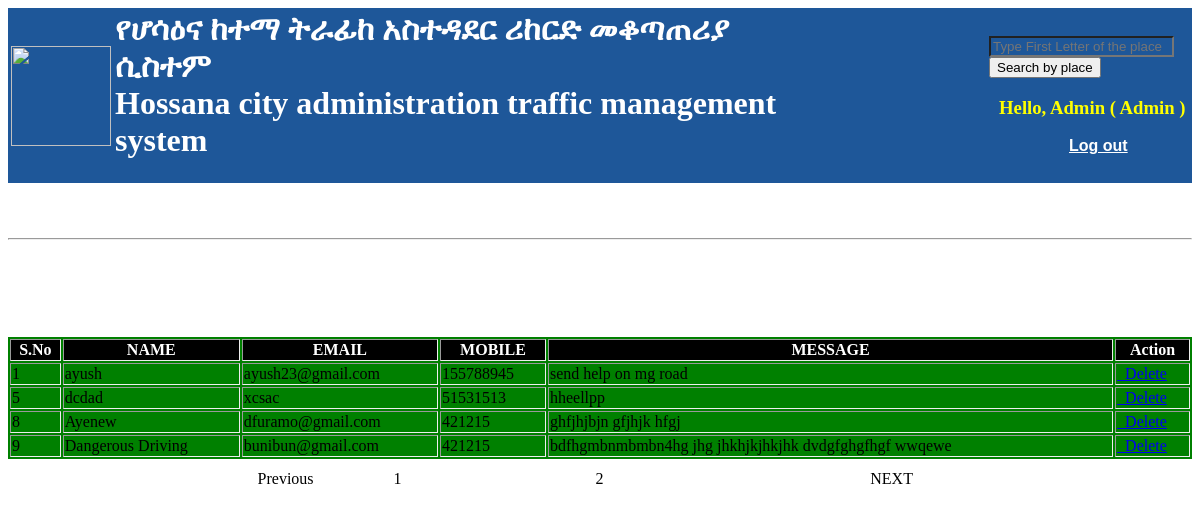
The app's page /help1.php (signed in) with its own data.
### tables this page shows
CREATE TABLE `help` (
  `name` varchar(200) NOT NULL,
  `id` int(100) NOT NULL,
  `email` varchar(200) NOT NULL,
  `mob` varchar(200) NOT NULL,
  `msg` varchar(200) NOT NULL
);

### help1.php (the view, shortened to what this page needs)
<?php
if(!(isset($_SESSION['log_user'])))
			{
				header("location:check.php");
			}
			else
			{
					?>
<html>
<head>
<link rel="stylesheet" href="styles.css" type="text/css" />
</head>
<body>
<?php
include("menu.php");
?>
	<center>
	<h2>Latest Help</h2>
	<hr>
	<h4>Contect Request</h4>
	<div class="row">
 <br><br>
	<table border="1" width="100%">
		<tr>
			<th>S.No</th>
			<th>NAME</th>
			<th>EMAIL</th>
			<th>MOBILE</th>
			<th>MESSAGE</th>
			<th>Action</th>
		</tr>
	<?php
$limit = 4;
    if (isset($_GET["page"] ))
        {
        $page  = $_GET["page"];
        }
    else
       {
        $page=1;
       };
$record_index= ($page-1) * $limit;
$sql = "SELECT * FROM help LIMIT $record_index, $limit";
   $retval = mysqli_query($con, $sql);
   if (mysqli_num_rows($retval) > 0) {
         while($row = mysqli_fetch_assoc($retval)) {
        echo '<tr>';
                            echo '<td>'. $row['id'] . '</td>';
                            echo '<td>'. $row['name'] . '</td>';
                            echo '<td>'. $row['email'] . '</td>';
                            echo '<td>'. $row['mob'] . '</td>';
                            echo '<td>'. $row['msg'] . '</td>';
							echo '<td>'. "<a class='btn btn-danger' href=delete_help.php?id=".$row["id"].">&nbsp;&nbsp;Delete</a><br></td></tr>";
     }
}
    else {
    echo "There is no data found!!!";
}
 echo "</table>";
	$sql = "SELECT COUNT(*) FROM help";
$retval1 = mysqli_query($con, $sql);
$row = mysqli_fetch_row($retval1);
$total_records = $row[0];
$total_pages = ceil($total_records / $limit);
   echo "<ul style='margin-left:15%;'>";
   echo "<li><a  href='help1.php?page=".($page-1)."'>Previous</a></li>";
for ($i=1; $i<=$total_pages; $i++) {
    echo "<li><a style='width:10%;' href='help1.php?page=".$i."'>".$i."</a></li>";
};  echo "<li><a href='help1.php?page=".($page+1)."'>NEXT</a></li>";
   echo"</ul></div>";
   echo '</center>';
			}
?>
</body>
</html>

### styles.css (style rules this page uses)
body { background-size:cover; background-repeat:no-repeat; background-attachment:fixed; color:#fff; }
ul { margin:0px; padding:0px; list-style:none; }
ul li { float:left; width:200px; height:40px; line-height:40px; text-align:center; margin-right:2px; border-radius:5px; background-color: #fff; }
ul li a { text-decoration:none; color:#000; display:block; }

### help1.php (style rules this page uses)
table { color:#000; border:none; background-color:green; }
th { font-size:16px; background-color:black; color:#fff; }

### records on screen
help: id "1", name "ayush", email "ayush23@gmail.com", mob "155788945", msg "send help on mg road"
help: id "5", name "dcdad", email "xcsac", mob "51531513", msg "hheellpp"
help: id "8", name "Ayenew", email "dfuramo@gmail.com", mob "421215", msg "ghfjhjbjn gfjhjk hfgj"
help: id "9", name "Dangerous Driving", email "bunibun@gmail.com", mob "421215", msg "bdfhgmbnmbmbn4hg jhg jhkhjkjhkjhk dvdgfghgfhgf wwqewe"

### other values on screen
$_SESSION['log_user'] "Admin"
$_SESSION['Acc_Type'] "Admin"
